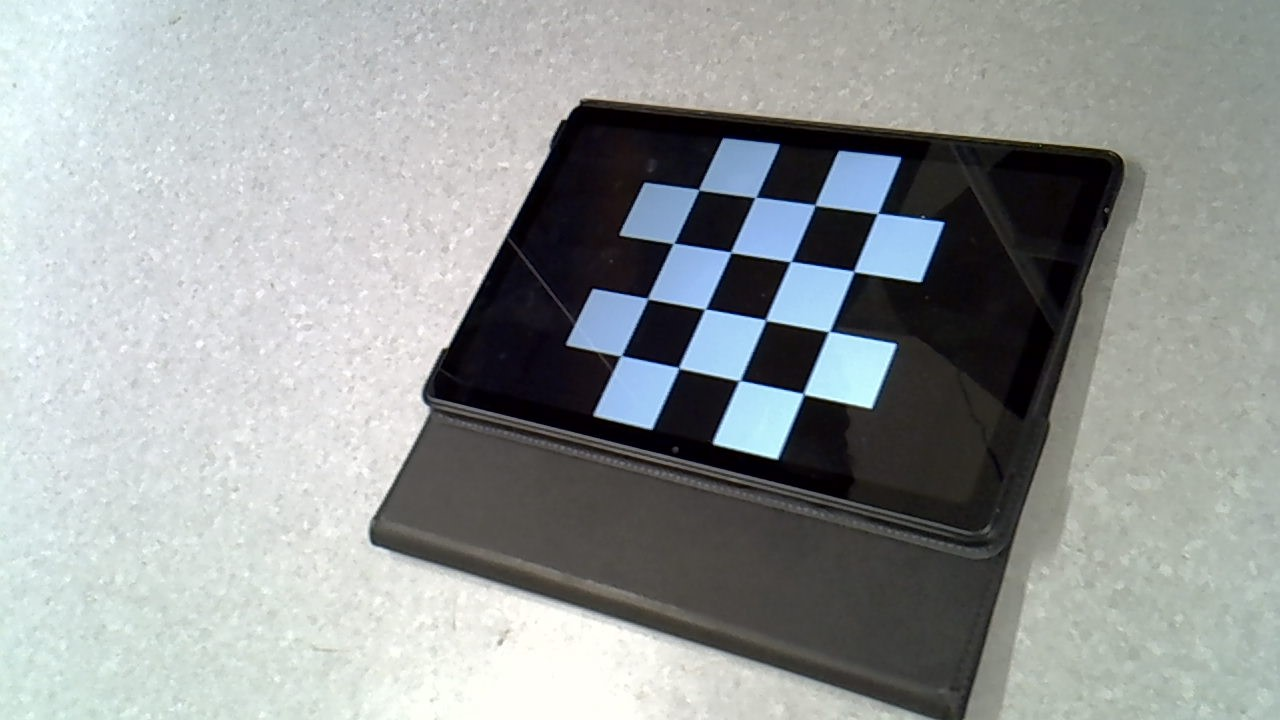
#> input picture Code/image6.jpg, 1280 x 720 px
$ python -i tijdelijk.py   (imports and definitions only)
#> lines starting #> are read from the running program, lines starting #| are printed output that depends on the picture; pictures that were not available may be replaced by others from this repository, and a replacement may not be noted
import cv2
import numpy as np
import glob
from time import sleep
import os

# [86 lines left out: functions getImages, one_image, camera_pose_estimation, not called in this run]


def camera_calibration():
    # chessboard parameters
    chessboardSize = (8, 6)
    squareSize = 21

    # termination criteria
    criteria = (cv2.TERM_CRITERIA_EPS + cv2.TERM_CRITERIA_MAX_ITER, 30, 0.001)

    # prepare object points
    objp = np.zeros((chessboardSize[0] * chessboardSize[1], 3), np.float32)
    objp[:,:2] = np.mgrid[0:chessboardSize[0], 0:chessboardSize[1]].T.reshape(-1, 2)
    objp = objp * squareSize

    # Arrays to store object points and image points from all the images.
    objpoints = [] # 3d point in real world space
    imgpoints = [] # 2d points in image plane.

    images = glob.glob('images/*.jpg')

    if not images:
        print("No images found in the specified directory.")
        return None

    for frame in images:
        img = cv2.imread(frame)
        gray = cv2.cvtColor(img, cv2.COLOR_BGR2GRAY)

        # Find the chess board corners
        ret, corners = cv2.findChessboardCorners(gray, chessboardSize, None)

        # If found, add object points, image points (after refining them)
        if ret == True:
            objpoints.append(objp)

            corners2 = cv2.cornerSubPix(gray, corners, (11, 11), (-1, -1), criteria)
            imgpoints.append(corners)

            # Draw and display the corners
            img = cv2.drawChessboardCorners(img, chessboardSize, corners2, ret)
            cv2.imwrite('images/calculated/img_calculated' + str(len(imgpoints)) + '.png', img)
            cv2.imshow('img', img)
            cv2.waitKey(100)

    cv2.destroyAllWindows()

    if not objpoints or not imgpoints:
        print("No chessboard corners found in the images.")
        return None

    # Calibrate the camera using the object points and image points
    ret, K, dist, rvecs, tvecs = cv2.calibrateCamera(objpoints, imgpoints, gray.shape[::-1], None, None)

    return K, dist

# def calculate_projection_matrix(K, dist_coeffs, three_D_points, two_D_points):

    # Calculate the projection matrix using solvePnP

    success, rvec, tvec = cv2.solvePnP(three_D_points, two_D_points, K, dist_coeffs)

    rot_mat, _ = cv2.Rodrigues(rvec)

    projection_matrix = np.hstack((rot_mat, tvec))

    return projection_matrix


# [253 lines left out: functions find_3d_point, click_event, click_test, calculate_homogeneous_matrix, warp, calculat_3D_coordinates and 4 more, not called in this run]


def main(frames):

   # Get the camera calibration matrix and distortion coefficients
    if input("Do you want to calibrate the camera? (y/n): ") == "y":
        K, dist = camera_calibration()

        if input ("Do you want to save the calibration for later use? (y/n): ") == "y":
            np.savez("calibration.npz", K=K, dist=dist)

    elif input("Do you want to load the calibration from a file? (y/n): ") == "y":
        with np.load("calibration.npz") as X:
            K, dist = [X[i] for i in ("K", "dist")]

    # Get the projection matrix
    if input("Do you want to calculate the projection matrix? (y/n): ") == "y":
        projection_matrix = camera_pose_estimation(K, dist)

        if input ("Do you want to save the projection matrix for later use? (y/n): ") == "y":
            np.savez("projection_matrix.npz", projection_matrix=projection_matrix)

    elif input("Do you want to load the projection matrix from a file? (y/n): ") == "y":
            with np.load("projection_matrix.npz") as X:
                projection_matrix = X["projection_matrix"]

    # Find the targets
    if input("Do you want to find the targets? (y/n): ") == "y":
        gemiddelde1, gemiddelde2, gemiddelde3 = red_recoginion(frames)

    # calculate the 3D coordinates of the point
    if input("Do you want to calculate the 3D coordinates of the point? (y/n): ") == "y":

        point_3d_1 = (find_3d_point(projection_matrix, gemiddelde1)).tolist()
        point_3d_2 = (find_3d_point(projection_matrix, gemiddelde2)).tolist()
        point_3d_3 = (find_3d_point(projection_matrix, gemiddelde3)).tolist()


    return point_3d_1 + point_3d_2 + point_3d_3


# [2 lines not run here, left out]

>>> import cv2
>>> picture = cv2.imread('image6.jpg', cv2.IMREAD_GRAYSCALE)
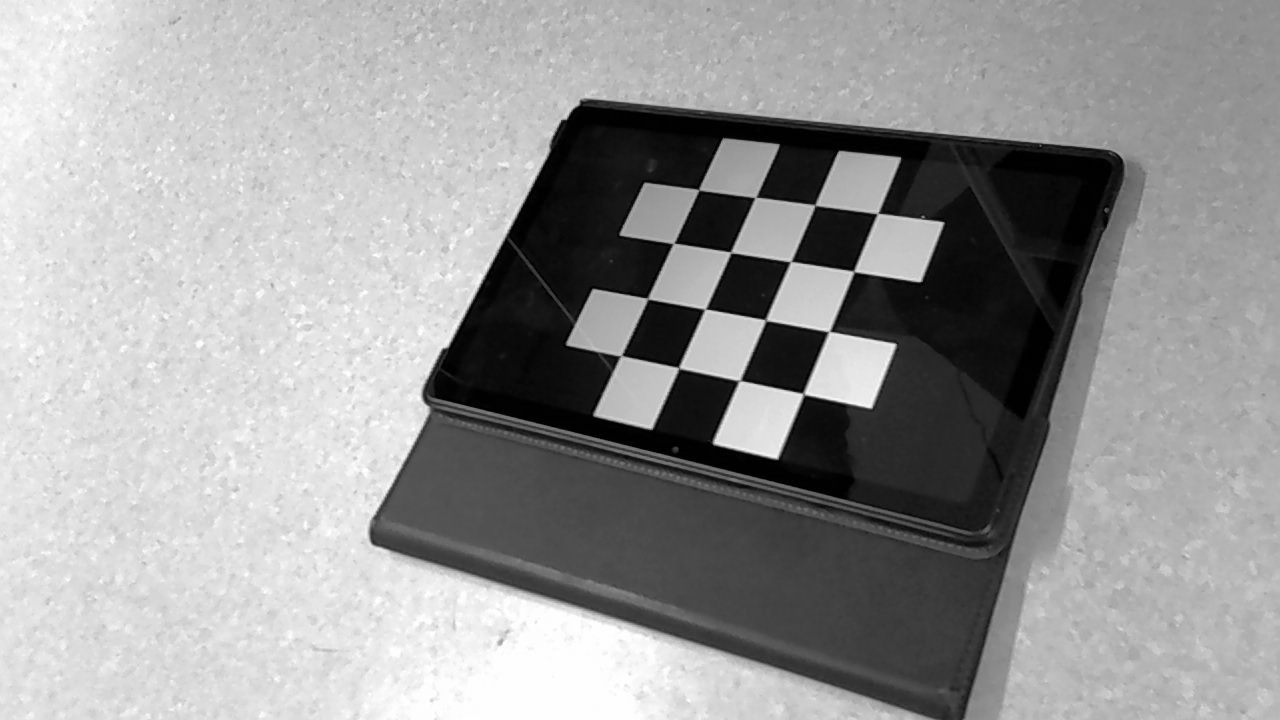
#> picture: shape (720, 1280); min 0, max 255, mean 152.6
>>> result = main(picture)
#> the answer given: y
#> in camera_calibration, img is the input picture: shape (720, 1280, 3); mean B, G, R 153.7, 153.9, 149.5
#> in camera_calibration, `ret, corners = cv2.findChessboardCorners(gray, chessboardSize, None)`: ret = False; corners = None
#> (the run stopped early here; a loop or call above may not have finished)

$ run again, on Code/image7.jpg
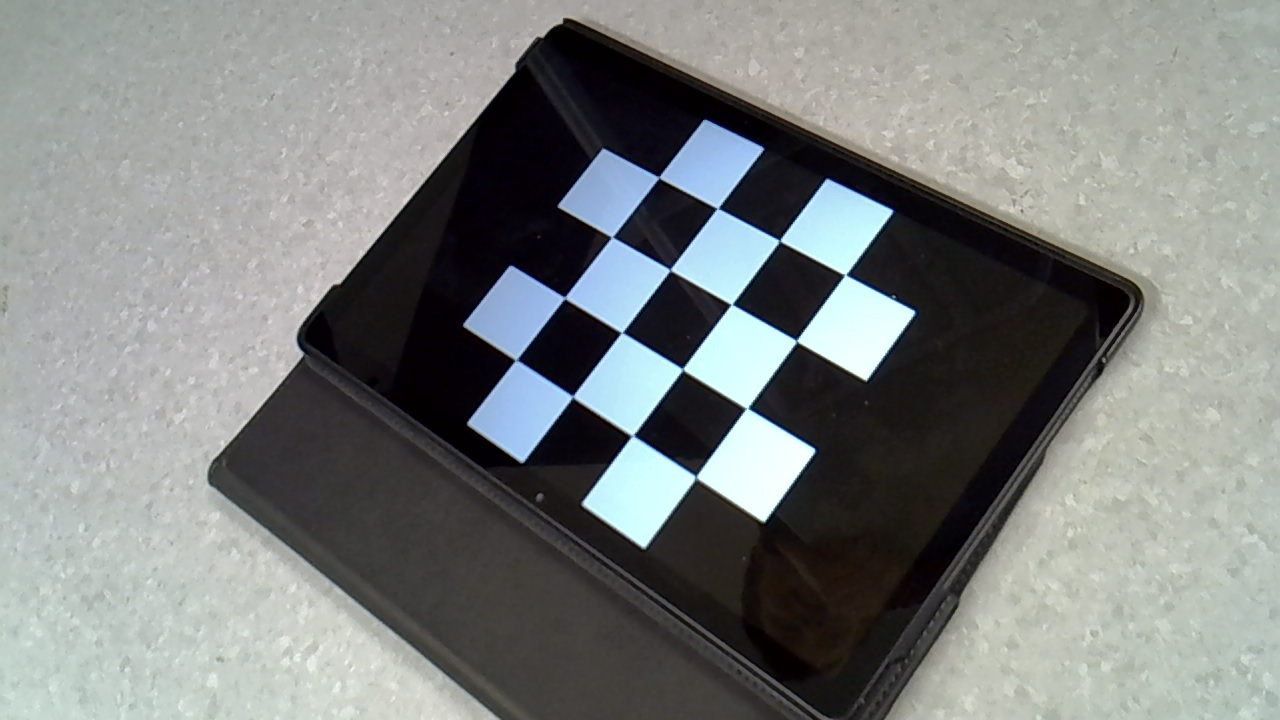
#> input picture Code/image7.jpg, 1280 x 720 px
#> `picture = cv2.imread('image6.jpg', cv2.IMREAD_GRAYSCALE)`:
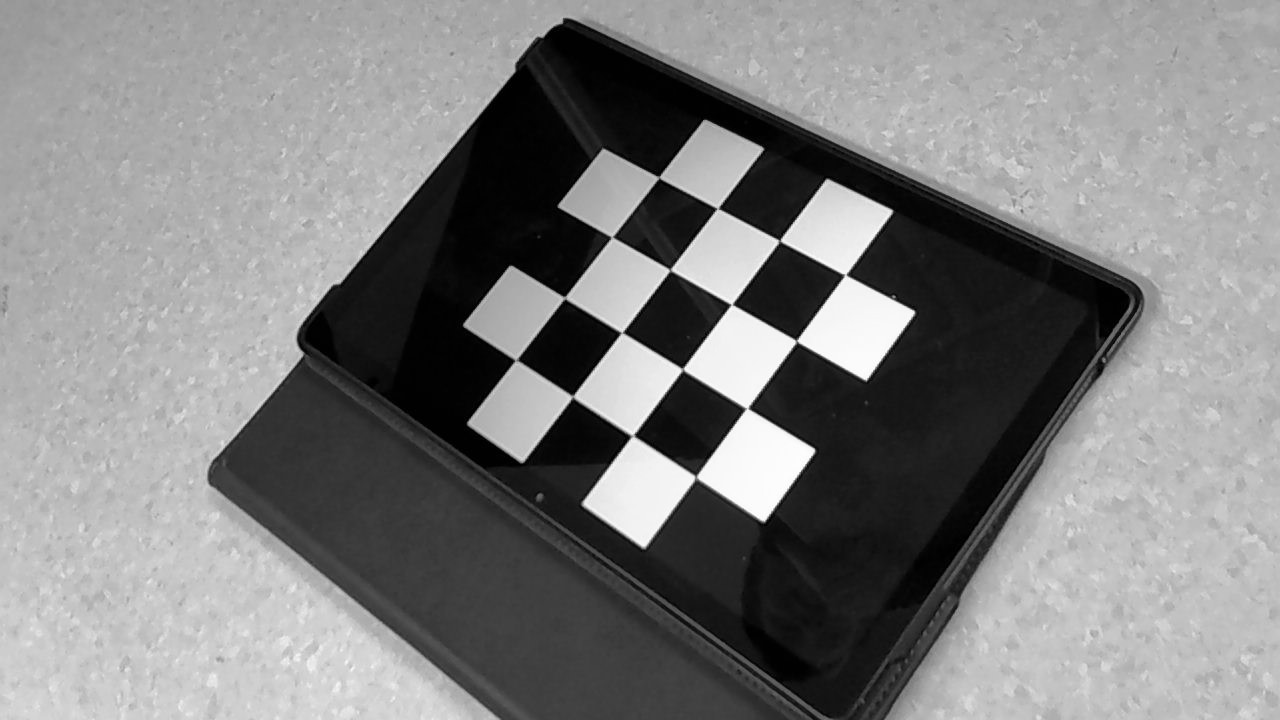
#> picture: shape (720, 1280); min 0, max 255, mean 128
#> in camera_calibration, img is the input picture: shape (720, 1280, 3); mean B, G, R 127.9, 129.1, 125.8
#> ret = False; corners = None

$ run again, on Code/image8.jpg
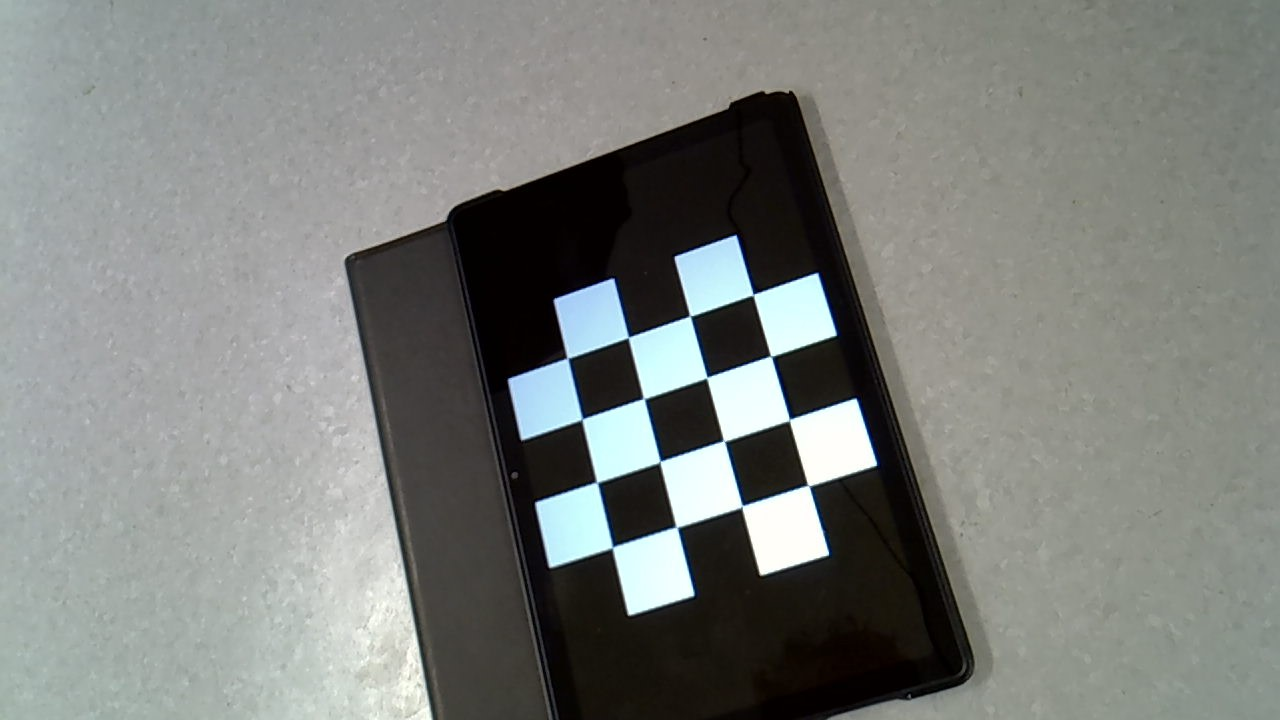
#> input picture Code/image8.jpg, 1280 x 720 px
#> `picture = cv2.imread('image6.jpg', cv2.IMREAD_GRAYSCALE)`:
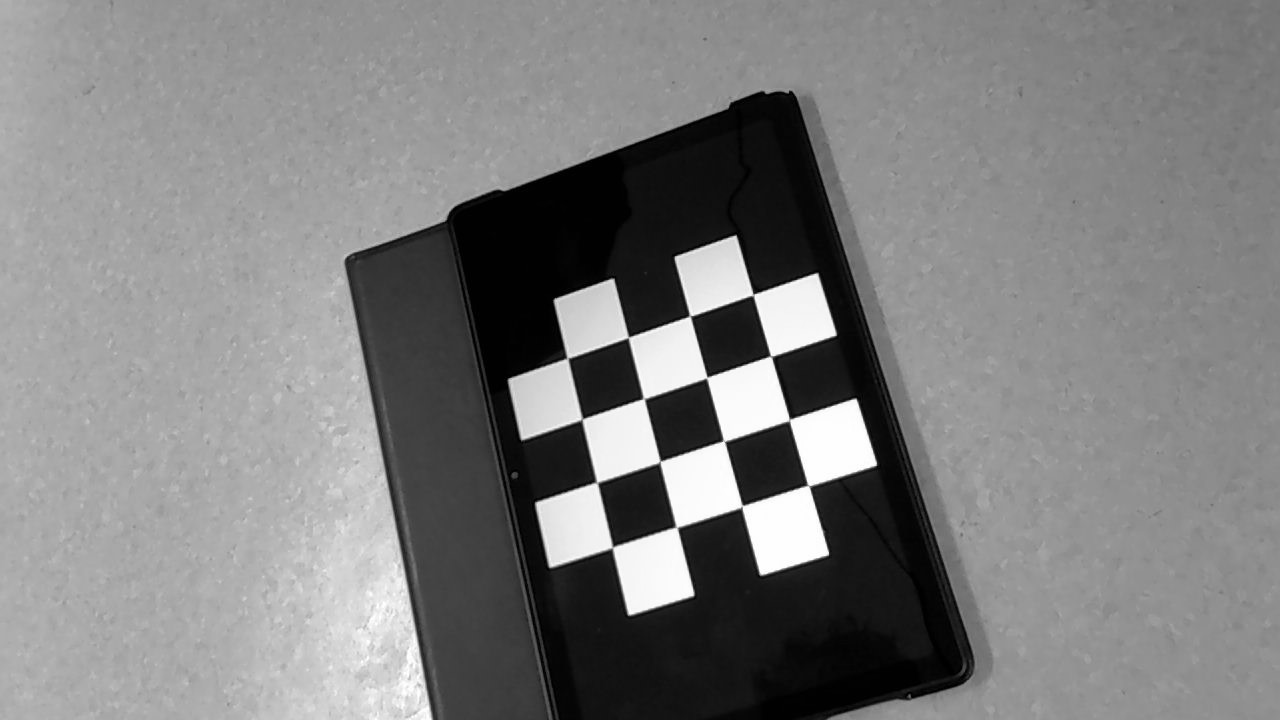
#> picture: shape (720, 1280); min 0, max 255, mean 127.1
#> in camera_calibration, img is the input picture: shape (720, 1280, 3); mean B, G, R 124.9, 128.4, 125.5
#> ret = False; corners = None
